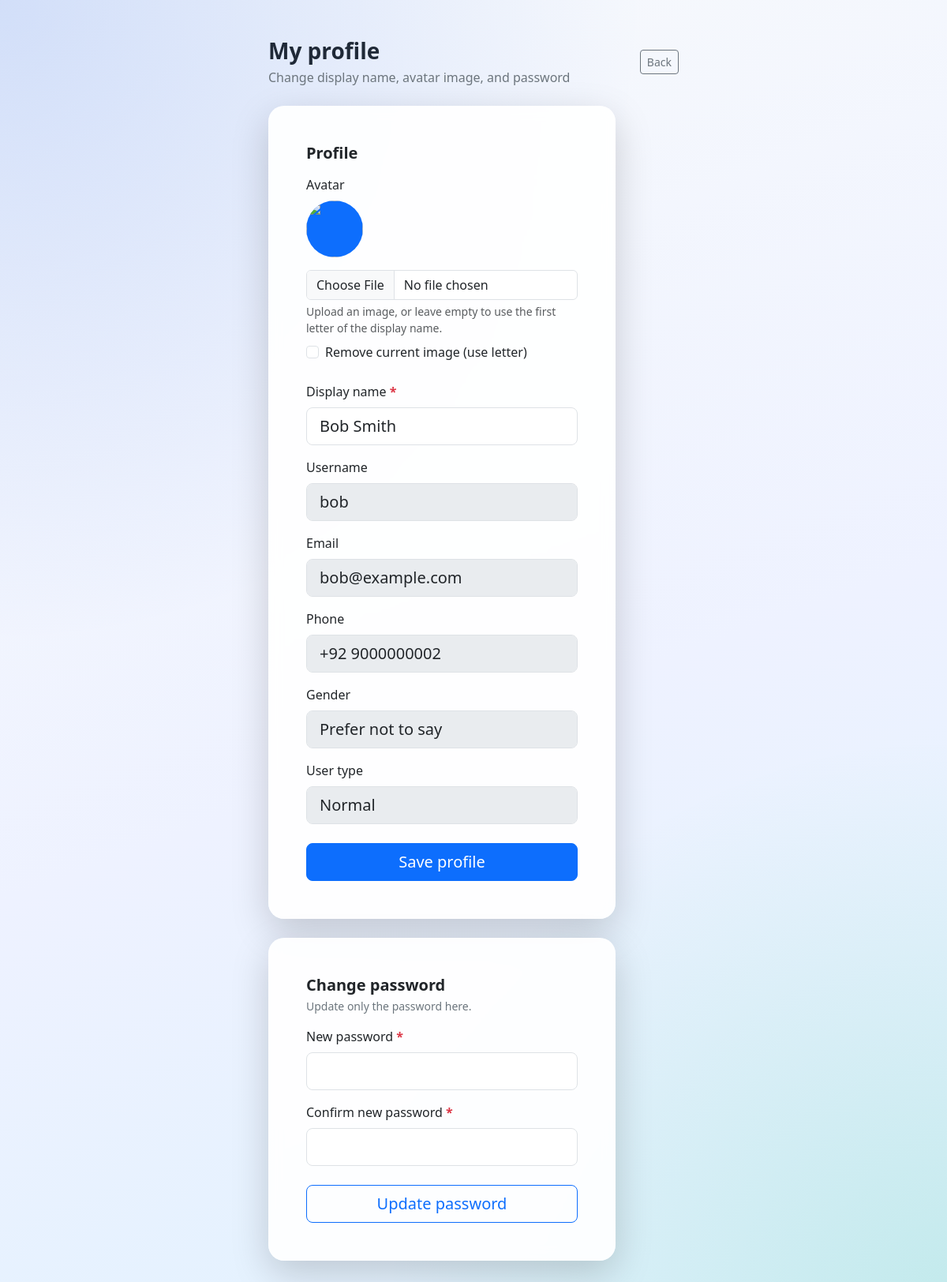
/index.php/users/profile (signed in), run on the app's committed database.
### tables this page shows
CREATE TABLE `users` (
  `id` int(10) UNSIGNED NOT NULL,
  `username` varchar(50) NOT NULL,
  `email` varchar(120) NOT NULL,
  `country_code` varchar(8) NOT NULL DEFAULT '',
  `phone` varchar(20) NOT NULL DEFAULT '',
  `gender_id` int(10) UNSIGNED NOT NULL,
  `password` varchar(255) NOT NULL,
  `display_name` varchar(80) NOT NULL,
  `avatar_color` varchar(7) NOT NULL DEFAULT '#0d6efd',
  `avatar_path` varchar(255) DEFAULT NULL,
  `user_type` enum('system','normal') NOT NULL DEFAULT 'normal',
  `last_seen` datetime DEFAULT NULL,
  `created_at` datetime NOT NULL DEFAULT current_timestamp()
);

CREATE TABLE `genders` (
  `id` int(10) UNSIGNED NOT NULL,
  `name` varchar(40) NOT NULL,
  `sort_order` int(11) NOT NULL DEFAULT 0,
  `is_active` tinyint(1) NOT NULL DEFAULT 1
);

### application/controllers/Users.php (called while the page is built, shortened)
<?php
class Users extends CI_Controller
{
	public function __construct()
	{
		$this->load->model('User_model');
		$this->load->model('Friend_model');
		$this->load->model('Gender_model');
	}
	public function profile()
	{
		$this->edit(current_user_id());
	}
	public function edit($id = 0)
	{
		$id = (int) $id;
		$user = $this->User_model->get_by_id($id);
		$is_system = is_system_user();
		$is_self = $id === current_user_id();
		$codes = country_codes();
		$genders = $this->Gender_model->get_active();
		$is_own_profile = $is_self;
		$full_edit = $is_system && !$is_self;
		$can_choose_type = $full_edit;
		$can_change_password = $is_self || $is_system;
		$can_change_avatar = TRUE;
		$error = '';
		$existing_type = normalize_user_type(isset($user['user_type']) ? $user['user_type'] : 'normal');
		$form = array(
			'id' => (int) $user['id'],
			'display_name' => $user['display_name'],
			'username' => $user['username'],
			'email' => $user['email'],
			'country_code' => isset($user['country_code']) ? $user['country_code'] : '',
			'phone' => isset($user['phone']) ? $user['phone'] : '',
			'gender_id' => isset($user['gender_id']) ? (string) (int) $user['gender_id'] : '',
			'gender_name' => isset($user['gender_name']) ? $user['gender_name'] : '',
			'avatar_path' => isset($user['avatar_path']) ? $user['avatar_path'] : '',
			'avatar_color' => !empty($user['avatar_color']) ? $user['avatar_color'] : '#0d6efd',
			'avatar_url' => user_avatar_url($user),
			'user_type' => $existing_type,
		);
		$this->load->view('users/form', array(
			'mode' => 'edit',
			'is_own_profile' => $is_own_profile,
			'error' => $error,
			'password_error' => $this->input->get('password_error', TRUE),
			'password_success' => $this->input->get('password_success', TRUE) ?: '',
			'profile_success' => $this->input->get('success', TRUE),
			'form' => $form,
			'country_codes' => $codes,
			'genders' => $genders,
			'can_choose_type' => $can_choose_type,
			'can_change_password' => $can_change_password,
			'full_edit' => $full_edit,
			'can_change_avatar' => $can_change_avatar,
		));
	}
}

### index.php (called while the page is built, shortened)
<?php
require_once BASEPATH.'core/CodeIgniter.php';

### application/models/User_model.php (called while the page is built, shortened)
<?php
class User_model extends CI_Model
{
	private function with_gender()
	{
		$this->db->select('users.*, genders.name AS gender_name');
		$this->db->join('genders', 'genders.id = users.gender_id', 'left');
	}
	public function get_by_id($id)
	{
		return $this->db->get_where('users', array('users.id' => (int) $id))->row_array();
	}
}

### application/helpers/chat_helper.php (called while the page is built, shortened)
<?php
if (!function_exists('user_avatar_url')) {
	function user_avatar_url($user)
	{
		$path = FCPATH . $user['avatar_path'];
		return site_url('files/avatar/'.(int) $user['id']);
	}
}
if (!function_exists('format_phone_display')) {
	function format_phone_display($country_code, $phone)
	{
		$code = trim((string) $country_code);
		$num = trim((string) $phone);
		return trim($code.' '.$num);
	}
}
if (!function_exists('normalize_user_type')) {
	function normalize_user_type($type)
	{
		return $type === 'system' ? 'system' : 'normal';
	}
}

### application/views/users/form.php (the view, shortened to what this page needs)
<!DOCTYPE html>
<html lang="en">
<head>
  <link href="<?= base_url('assets/css/bootstrap.min.css') ?>" rel="stylesheet">
  <link href="<?= base_url('assets/css/bootstrap-icons.min.css') ?>" rel="stylesheet">
  <link href="<?= base_url('assets/css/style.css') ?>" rel="stylesheet">
</head>
<body class="auth-body">
  <?php
    $letter = avatar_initials(isset($form['display_name']) ? $form['display_name'] : '');
    $preview_url = !empty($form['avatar_url']) ? $form['avatar_url'] : '';
  ?>
  <div class="container py-4 py-md-5 d-flex justify-content-center">
    <div class="w-100" style="max-width: 520px;">
      <div class="d-flex align-items-center justify-content-between mb-4">
        <div>
          <h1 class="h3 mb-1 fw-semibold">
            <?= $mode === 'add' ? 'Add user' : (!empty($is_own_profile) ? 'My profile' : 'Edit user') ?>
          </h1>
          <p class="text-secondary mb-0">
            <?php if ($mode === 'add'): ?>
              <?= !empty($can_choose_type) ? 'Create a user and choose their type' : 'Create a normal user account' ?>
            <?php elseif (!empty($is_own_profile)): ?>
              Change display name, avatar image, and password
            <?php else: ?>
              Update full account details
            <?php endif; ?>
          </p>
        </div>
        <a class="btn btn-outline-secondary btn-sm" href="<?= site_url(!empty($is_own_profile) ? 'chat' : 'users') ?>">Back</a>
      </div>
      <div class="auth-card card border-0 shadow-lg mb-4">
        <div class="card-body p-4 p-md-5">
          <h2 class="h5 fw-semibold mb-3"><?= !empty($is_own_profile) ? 'Profile' : 'Profile details' ?></h2>
          <?= form_open_multipart(
            $mode === 'add' ? 'users/add' : (!empty($is_own_profile) ? 'profile' : 'users/'.$form['id'].'/edit'),
            array(
              'id' => 'userForm',
              'data-check-unique' => site_url('users/check-unique'),
              'data-exclude-id' => ($mode === 'edit' && !empty($form['id'])) ? (int) $form['id'] : 0,
              'data-require-unique' => ($mode === 'add' || !empty($full_edit)) ? '1' : '0',
            )
          ) ?>
            <?php if (!empty($can_change_avatar)): ?>
            <div class="mb-4">
              <label class="form-label">Avatar</label>
              <div class="d-flex align-items-center gap-3 flex-wrap">
                <div class="avatar-preview" id="avatarPreview" style="background:#0d6efd">
                  <?php if ($preview_url): ?>
                    <img src="<?= html_escape($preview_url) ?>" alt="">
                  <?php else: ?>
                    <span id="avatarLetter"><?= html_escape($letter) ?></span>
                  <?php endif; ?>
                </div>
                <div class="flex-grow-1">
                  <input class="form-control" type="file" id="avatar" name="avatar" accept="image/jpeg,image/png,image/gif,image/webp">
                  <div class="form-text">Upload an image, or leave empty to use the first letter of the display name.</div>
                  <?php if ($mode === 'edit' && !empty($form['avatar_path'])): ?>
                  <div class="form-check mt-2">
                    <input class="form-check-input" type="checkbox" value="1" id="remove_avatar" name="remove_avatar">
                    <label class="form-check-label" for="remove_avatar">Remove current image (use letter)</label>
                  </div>
                  <?php endif; ?>
                </div>
              </div>
            </div>
            <?php endif; ?>
            <div class="mb-3">
              <label class="form-label required" for="display_name">Display name</label>
              <input class="form-control form-control-lg" type="text" id="display_name" name="display_name"
                     value="<?= html_escape($form['display_name']) ?>" required>
            </div>
            <?php if ($mode === 'add' || !empty($full_edit)): ?>
              <div class="mb-3">
                <label class="form-label required" for="username">Username</label>
                <input class="form-control form-control-lg" type="text" id="username" name="username"
                       value="<?= html_escape($form['username']) ?>" required autocomplete="off">
                <div class="form-text unique-feedback" id="usernameFeedback" aria-live="polite"></div>
              </div>
              <div class="mb-3">
                <label class="form-label required" for="email">Email</label>
                <input class="form-control form-control-lg" type="email" id="email" name="email"
                       value="<?= html_escape($form['email']) ?>" required autocomplete="off">
                <div class="form-text unique-feedback" id="emailFeedback" aria-live="polite"></div>
              </div>
              <div class="mb-3">
                <label class="form-label required" for="phone">Phone number</label>
                <div class="row g-2">
                  <div class="col-5 col-md-4">
                    <select class="form-select form-select-lg" id="country_code" name="country_code" required>
                      <option value="" disabled <?= $form['country_code'] === '' ? 'selected' : '' ?>>Code</option>
                      <?php foreach ($country_codes as $code => $label): ?>
                        <option value="<?= html_escape($code) ?>" <?= $form['country_code'] === $code ? 'selected' : '' ?>>
                          <?= html_escape($label) ?>
                        </option>
                      <?php endforeach; ?>
                    </select>
                  </div>
                  <div class="col-7 col-md-8">
                    <input class="form-control form-control-lg" type="tel" id="phone" name="phone"
                           value="<?= html_escape($form['phone']) ?>" required
                           inputmode="numeric" pattern="[0-9]{6,15}" maxlength="15"
                           placeholder="3001234567" autocomplete="tel-national">
                  </div>
                </div>
                <div class="form-text unique-feedback" id="phoneFeedback" aria-live="polite"></div>
              </div>
              <div class="mb-3">
                <label class="form-label required" for="gender_id">Gender</label>
                <select class="form-select form-select-lg" id="gender_id" name="gender_id" required>
                  <option value="" disabled <?= empty($form['gender_id']) ? 'selected' : '' ?>>Select gender</option>
                  <?php foreach ($genders as $g): ?>
                    <option value="<?= (int) $g['id'] ?>" <?= (string) $form['gender_id'] === (string) $g['id'] ? 'selected' : '' ?>>
                      <?= html_escape($g['name']) ?>
                    </option>
                  <?php endforeach; ?>
                </select>
              </div>
              <?php if (!empty($can_choose_type)): ?>
              <div class="mb-3">
                <label class="form-label required" for="user_type">User type</label>
                <select class="form-select form-select-lg" id="user_type" name="user_type" required>
                  <option value="" disabled <?= $form['user_type'] === '' ? 'selected' : '' ?>>Select type</option>
                  <option value="normal" <?= $form['user_type'] === 'normal' ? 'selected' : '' ?>>Normal user</option>
                  <option value="system" <?= $form['user_type'] === 'system' ? 'selected' : '' ?>>System user</option>
                </select>
              </div>
              <?php endif; ?>
            <?php elseif (!empty($is_own_profile)): ?>
              <div class="mb-3">
                <label class="form-label">Username</label>
                <input class="form-control form-control-lg" type="text" value="<?= html_escape($form['username']) ?>" readonly disabled>
              </div>
              <div class="mb-3">
                <label class="form-label">Email</label>
                <input class="form-control form-control-lg" type="email" value="<?= html_escape($form['email']) ?>" readonly disabled>
              </div>
              <div class="mb-3">
                <label class="form-label">Phone</label>
                <input class="form-control form-control-lg" type="text"
                       value="<?= html_escape(format_phone_display($form['country_code'], $form['phone'])) ?>" readonly disabled>
              </div>
              <div class="mb-3">
                <label class="form-label">Gender</label>
                <input class="form-control form-control-lg" type="text"
                       value="<?= html_escape(!empty($form['gender_name']) ? $form['gender_name'] : '—') ?>" readonly disabled>
              </div>
              <div class="mb-3">
                <label class="form-label">User type</label>
                <input class="form-control form-control-lg" type="text"
                       value="<?= $form['user_type'] === 'system' ? 'System' : 'Normal' ?>" readonly disabled>
              </div>
            <?php endif; ?>
            <button class="btn btn-primary btn-lg w-100" type="submit">
              <?php if ($mode === 'add'): ?>
                Create user
              <?php elseif (!empty($is_own_profile)): ?>
                Save profile
              <?php else: ?>
                Save profile
              <?php endif; ?>
            </button>
          <?= form_close() ?>
        </div>
      </div>
      <?php if ($mode === 'edit' && !empty($can_change_password)): ?>
      <div class="auth-card card border-0 shadow-lg" id="change-password">
        <div class="card-body p-4 p-md-5">
          <h2 class="h5 fw-semibold mb-1">Change password</h2>
          <p class="text-secondary small mb-3">Update only the password here.</p>
          <?= form_open('users/'.$form['id'].'/password') ?>
            <div class="mb-3">
              <label class="form-label required" for="new_password">New password</label>
              <input class="form-control form-control-lg" type="password" id="new_password" name="password" required minlength="6" autocomplete="new-password">
            </div>
            <div class="mb-4">
              <label class="form-label required" for="confirm_new_password">Confirm new password</label>
              <input class="form-control form-control-lg" type="password" id="confirm_new_password" name="confirm_password" required minlength="6" autocomplete="new-password">
            </div>
            <button class="btn btn-outline-primary btn-lg w-100" type="submit">Update password</button>
          <?= form_close() ?>
        </div>
      </div>
      <?php elseif ($mode === 'edit' && !empty($password_error)): ?>
      <div class="alert alert-danger"><?= html_escape($password_error) ?></div>
      <?php endif; ?>
    </div>
  </div>
</body>
</html>

### assets/css/style.css (style rules this page uses)
:root { --bg: #eef2f7; --panel: #ffffff; --ink: #1f2937; --muted: #6b7280; --line: #e5e7eb; --brand: #2563eb; --mine: #2563eb; --theirs: #f3f4f6; --sidebar-w: 340px; }
* { box-sizing: border-box; }
body { margin: 0; font-family: "Segoe UI", system-ui, -apple-system, sans-serif; color: var(--ink); background: var(--bg); }
.auth-body { background: radial-gradient(circle at top left, rgba(37, 99, 235, 0.18), transparent 40%), radial-gradient(circle at bottom right, rgba(16, 185, 129, 0.14), transparent 35%), linear-gradient(160deg, #f8fafc, #eef2ff 55%, #e0f2fe); }
.auth-card { max-width: 440px; border-radius: 1.25rem; background: rgba(255, 255, 255, 0.92); backdrop-filter: blur(8px); }
.form-label.required::after { content: " *"; color: #dc3545; font-weight: 700; }
.avatar-preview { width: 72px; height: 72px; border-radius: 50%; display: grid; place-items: center; color: #fff; font-weight: 700; font-size: 1.6rem; overflow: hidden; background: #0d6efd; }
.avatar-preview img { width: 100%; height: 100%; object-fit: cover; display: block; }

### data on the page
users: display_name "Bob Smith", username "bob", email "bob@example.com", country_code+phone "+92 9000000002", gender.name "Prefer not to say", user_type "Normal"
